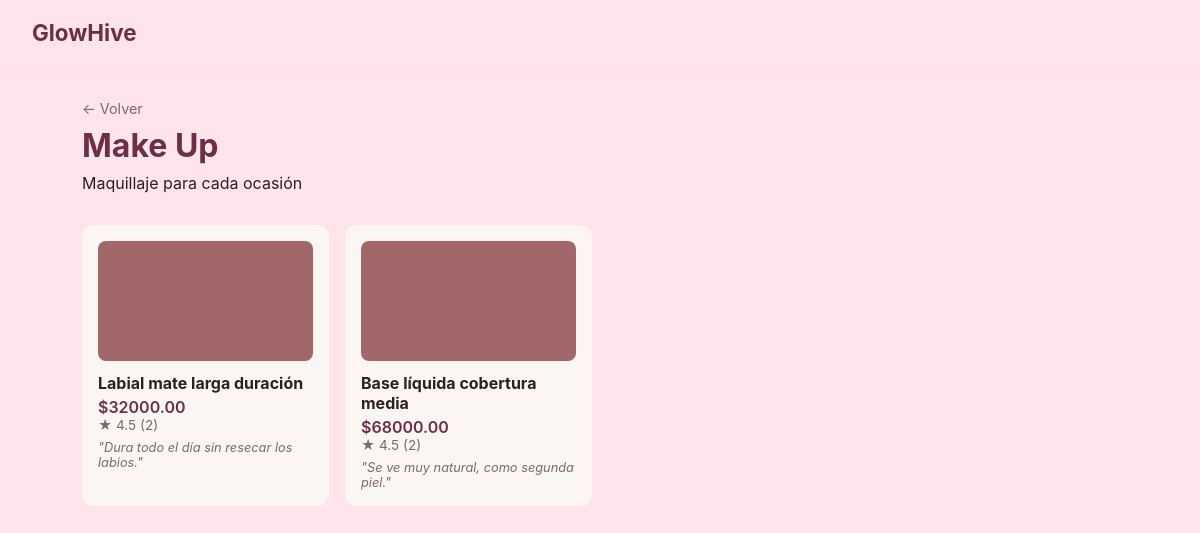
Before: /categoria/3/ with the older database file.
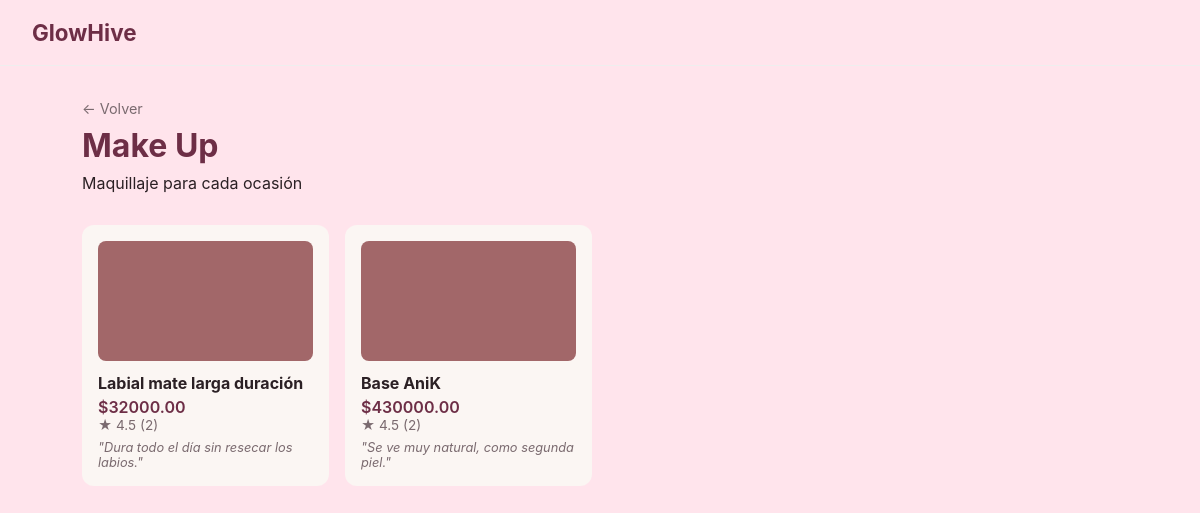
After: the same page with the newer database file.
### tienda/models.py (models this page shows, shortened)
class Producto(models.Model):
    nombre = models.CharField(max_length=150)
    precio = models.DecimalField(max_digits=10, decimal_places=2)
    stock = models.IntegerField(default=0)
    marca = models.ForeignKey(Marca, on_delete=models.CASCADE, related_name="productos")
    categoria = models.ForeignKey(
        Categoria, on_delete=models.SET_NULL, null=True, blank=True, related_name="productos"
    )
    imagen = models.ImageField(upload_to="productos/", null=True, blank=True)

class Resena(models.Model):
    usuario = models.ForeignKey(Usuario, on_delete=models.CASCADE, related_name="resenas")
    producto = models.ForeignKey(Producto, on_delete=models.CASCADE, related_name="resenas")
    calificacion = models.PositiveSmallIntegerField(
        validators=[MinValueValidator(1), MaxValueValidator(5)]
    )
    comentario = models.CharField(max_length=500, blank=True)
    es_creadora = models.BooleanField(default=False)  # NUEVO
    fecha = models.DateTimeField(auto_now_add=True)
    class Meta:
        unique_together = ("usuario", "producto")
        verbose_name_plural = "Reseñas"

### tienda/views_web.py (the view)
# urls.py: path("categoria/<int:categoria_id>/", categoria_detalle, name="categoria_detalle"),
def categoria_detalle(request, categoria_id):
    categoria = get_object_or_404(Categoria, id=categoria_id)
    productos = list(_productos_con_ranking(Producto.objects.filter(categoria=categoria)))
    for producto in productos:
        producto.mejor_resena = _mejor_resena(producto)
    return render(request, "tienda/categoria.html", {
        "categoria": categoria,
        "productos": productos,
    })

### tienda/views_web.py (called while the page is built)
def _productos_con_ranking(queryset):
    return (
        queryset.annotate(
            rating_promedio=Avg("resenas__calificacion"),
            total_resenas=Count("resenas"),
            resenas_creadoras=Count(
                Case(When(resenas__es_creadora=True, then=1), output_field=IntegerField())
            ),
        ).order_by("-resenas_creadoras", "-rating_promedio", "-total_resenas")
    )

def _mejor_resena(producto):
    return (
        producto.resenas.exclude(comentario="")
        .order_by("-es_creadora", "-calificacion")
        .first()
    )

### tienda/templates/tienda/categoria.html
{% extends "tienda/base.html" %}
{% block content %}
<section class="categoria-header">
  <a href="{% url 'inicio' %}" class="volver">← Volver</a>
  <h1>{{ categoria.nombre }}</h1>
  {% if categoria.descripcion %}<p>{{ categoria.descripcion }}</p>{% endif %}
</section>
<section class="category-panel">
  <div class="product-grid">
    {% for producto in productos %}
    <div class="product-card">
      <div class="product-image-placeholder"></div>
      <h3>{{ producto.nombre }}</h3>
      <p class="price">${{ producto.precio }}</p>
      {% if producto.rating_promedio %}
        <p class="rating">★ {{ producto.rating_promedio|floatformat:1 }} ({{ producto.total_resenas }})</p>
      {% else %}
        <p class="rating rating-empty">Sin reseñas aún</p>
      {% endif %}
      {% if producto.mejor_resena %}
        <p class="razon">"{{ producto.mejor_resena.comentario }}"</p>
      {% endif %}
    </div>
    {% empty %}
    <p class="empty">Todavía no hay productos en esta categoría.</p>
    {% endfor %}
  </div>
</section>
{% endblock %}

Changed rows visible on the page:
changed Producto "Se ve muy natural, como segunda piel.": nombre "Base líquida cobertura media" → "Base AniK"; precio "68000.00" → "430000.00"
